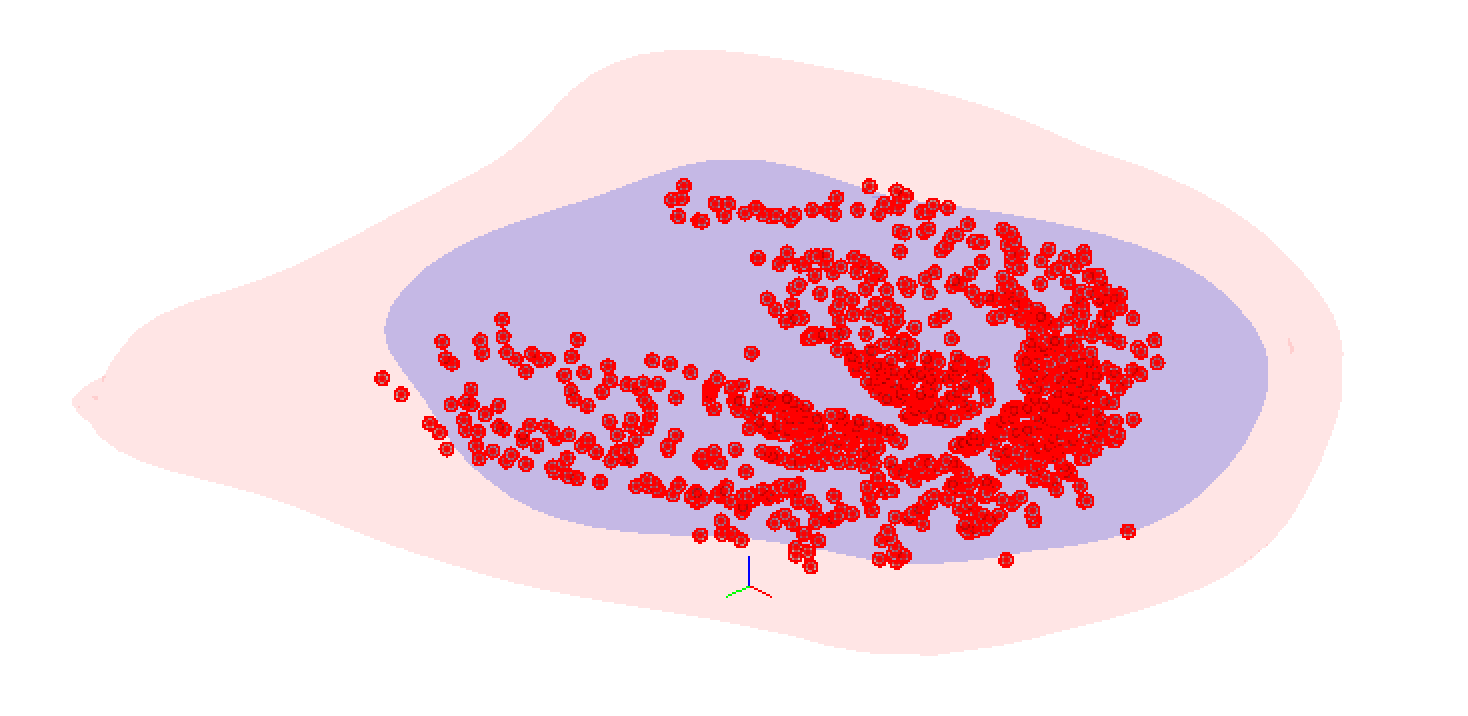

Write Python code to recreate this figure.
__author__ = 'penny'
'''
Use gaussian density kernel estimation to smooth catalogue points into 
a continuous function, and apply it as the input for isosurface.
'''
import sys
import numpy as np
from scipy import stats
from mayavi import mlab
import pyfits
from vispy import app, scene

fitsfile = pyfits.open('cloud_catalog_july14_2015.fits')

n = len(fitsfile[1].data['x_gal'])
P = np.zeros((n,3), dtype=np.float32)

X, Y, Z = P[:,0],P[:,1],P[:,2]
X[...] = fitsfile[1].data['x_gal']
Y[...] = fitsfile[1].data['y_gal']
Z[...] = fitsfile[1].data['z_gal']
P = np.nan_to_num(P)
print(P.shape)

# mu=np.array([1,10,20])
# Let's change this so that the points won't all lie in a plane...
# sigma=np.matrix([[20,10,10],
#                  [10,25,1],
#                  [10,1,50]])

# data=np.random.multivariate_normal(mu,sigma,1000)
data = P
values = data.T
print('data', data, data.shape)

# 2-D array with shape (# of dims, # of data).
kde = stats.gaussian_kde(values)

# Create a regular 3D grid with 50 points in each dimension
xmin, ymin, zmin = data.min(axis=0)
xmax, ymax, zmax = data.max(axis=0)
xi, yi, zi = np.mgrid[xmin:xmax:50j, ymin:ymax:50j, zmin:zmax:50j] # which means from xmin to xmax it's divided by 50
print('xi yi zi', xi, xi.shape) # the shape is (50, 50, 50)

# Evaluate the KDE on a regular grid...
coords = np.vstack([item.ravel() for item in [xi, yi, zi]])
# numpy.ravel Return a contiguous flattened array.
# numpy.vstack Stack arrays in sequence vertically (row wise).

density = kde(coords).reshape(xi.shape)
print(density, density.shape)


def get_min_and_max(array):
    return float("%.4g" % np.nanmin(array)), float("%.4g" % np.nanmax(array))
#-----------
# For volume data, it's kind of already 'gridded'

trans = (-(xmax-xmin)/2.0, -(ymax-ymin)/2.0, -(zmax-zmin)/2.0)

# Create a canvas with a 3D viewport
canvas = scene.SceneCanvas(keys='interactive', config={'depth_size': 24}, bgcolor='white')
view = canvas.central_widget.add_view()

surface = scene.visuals.Isosurface(density, level=density.max()/2., shading=None,
                                   color=(0.5, 0.6, 1, 0.5),
                                   parent=view.scene)
# surface.transform = scene.transforms.STTransform(translate=(-len(X)/2., -len(Y)/2., -len(Z)/2.))
surface.set_gl_state(depth_test=True, cull_face=True)
surface.transform = scene.STTransform(translate=trans)

surface2 = scene.visuals.Isosurface(density, level=density.max()/4., shading=None,
                                    color=(1, 0, 0, 0.1),
                                    parent=view.scene)
# surface2.transform = scene.transforms.STTransform(translate=(-s[0]/2., -s[1]/2., -s[2]/2.))
surface2.set_gl_state(depth_test=True, cull_face=True)
surface2.transform = scene.STTransform(translate=trans)




# Add a 3D scatter plot
scat_visual = scene.visuals.Markers()
scat_visual.set_data(P, symbol='disc', edge_color=None, face_color='red', size=5)

scat_visual.transform = scene.STTransform(translate=trans)

view.add(scat_visual)

# Add a 3D axis to keep us oriented
axis = scene.visuals.XYZAxis(parent=view.scene)

# Use a 3D camera
# Manual bounds; Mesh visual does not provide bounds yet
# Note how you can set bounds before assigning the camera to the viewbox
cam = scene.TurntableCamera(elevation=30, azimuth=30)
cam.set_range((-10, 10), (-10, 10), (-10, 10))

view.camera = cam

# Visualize the density estimate as isosurfaces
# mlab.contour3d(xi, yi, zi, density, opacity=0.5)
# mlab.axes()
# mlab.show()

if __name__ == '__main__':
    canvas.show()
    if sys.flags.interactive == 0:
        app.run()
